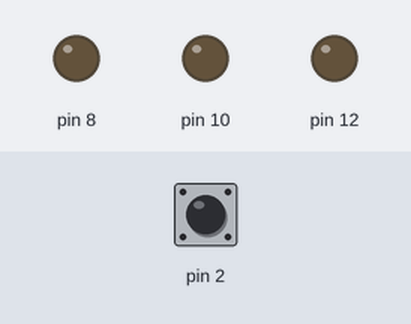
This sketch was run on a simulated Arduino Uno, built with avr-gcc and run on an emulated ATmega328P. Parts: output pins drawn as LEDs (lit = HIGH). Dashed ring = blinking. The inputs (shaded band) are chosen by the test bench; at power-on: pin 2 LOW.

Above: at 1.2 s.
1.3 s: pin 2 driven HIGH
At 1.8 s:
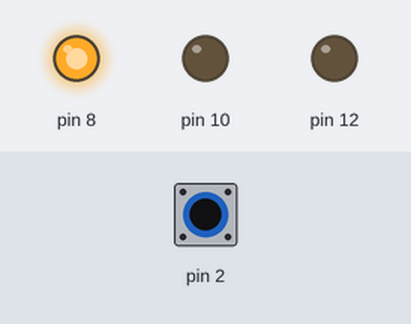
2.8 s: pin 2 pulsed LOW 5 times (0.12 s each, 0.3 s apart)
At 3.07 s:
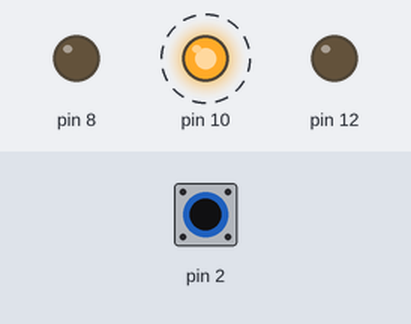
At 3.67 s:
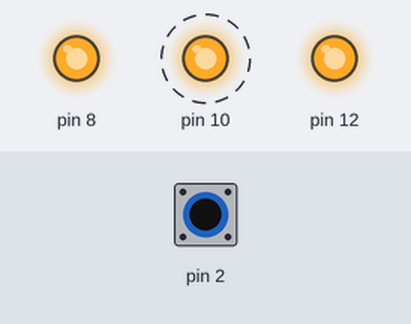
Timing chart, 0 to 5.8 s (numbered marks = the images above; inputs shaded):
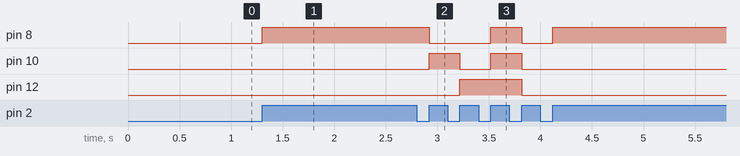

Measured:
- after the input at 1.3 s, pin 8: LOW → HIGH at once
- after the input at 2.8 s, pin 8: HIGH → LOW after 0.12 s, → HIGH 0.60 s later, → LOW 0.30 s later, → HIGH 0.30 s later; pin 10: alternates HIGH for 0.30 s and LOW for 0.30 s, 4 changes in all, then stays LOW, starting after 0.12 s; pin 12: LOW → HIGH after 0.42 s, → LOW 0.60 s later

The sketch:

bai06.ino
```cpp
int dem = 0;
bool sttBtn = 0;
bool sttBtnLast = 0;
void setup() {
  pinMode(8, OUTPUT);
  pinMode(10, OUTPUT);
  pinMode(12, OUTPUT);
  pinMode(2, INPUT);
}

void loop() {
  sttBtn = digitalRead(2);
  if(sttBtn){
    if(sttBtn != sttBtnLast){
      dem++;
    }
  }
  sttBtnLast = sttBtn;
  switch(dem){
    case 1:
      digitalWrite(8, HIGH);
      digitalWrite(10, LOW);
      digitalWrite(12, LOW);
      break;
    case 2:
      digitalWrite(8, LOW);
      digitalWrite(10, HIGH);
      digitalWrite(12, LOW);
      break;
    case 3:
      digitalWrite(8, LOW);
      digitalWrite(10, LOW);
      digitalWrite(12, HIGH);
      break;
    case 4:
      digitalWrite(8, HIGH);
      digitalWrite(10, HIGH);
      digitalWrite(12, HIGH);
      break;
    case 5:
      digitalWrite(8, LOW);
      digitalWrite(10, LOW);
      digitalWrite(12, LOW);
      break;
    case 6:
      dem = 1;
      break;
  }
}
```
